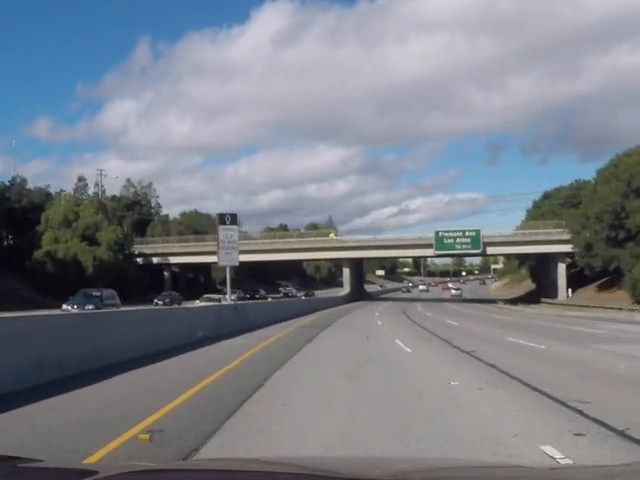
#> input picture frame 48 of my_warping/src/road_video1.mp4, 640 x 480 px, given in place of road_video2.mp4, which was not available
$ python sliding_find.py
#> lines starting #> are read from the running program, lines starting #| are printed output that depends on the picture; after the words box and inside, x2 and y2 are one past the last pixel; in counts of white or black regions, pixels touching at a corner belong together; pictures that were not available may be replaced by others from this repository, and a replacement may not be noted
#!/usr/bin/env python
# -*- coding: utf-8 -*-

import numpy as np
import cv2, random, math, copy

WIDTH = 640
HEIGHT = 480
WARP_W = 640
WARP_H = 480
NUM_WIN = 10
MARGIN = 50
MINPIX = 5

warp_src  = np.array([
    [180, 300],
    [ 20, 400],
    [430, 300],
    [640, 400]
], dtype=np.float32)

warp_dist = np.array([
    [0,0],
    [0,WARP_H],
    [WARP_W,0],
    [WARP_W, WARP_H]
], dtype=np.float32)

calibrated = True
if calibrated:
    mtx = np.array([
        [422.037858, 0.0, 245.895397],
        [0.0, 435.589734, 163.625535],
        [0.0, 0.0, 1.0]
    ])
    dist = np.array([-0.289296, 0.061035, 0.001786, 0.015238, 0.0])
    cal_mtx, cal_roi = cv2.getOptimalNewCameraMatrix(mtx, dist, (WIDTH, HEIGHT), 1, (WIDTH, HEIGHT))

def calibrate_image(frame):
    global WIDTH, HEIGHT
    global mtx, dist
    global cal_mtx, cal_roi

    tf_image = cv2.undistort(frame, mtx, dist, None, cal_mtx)
    x, y, w, h = cal_roi
    tf_image = tf_image[y:y+h, x:x+w]

    return cv2.resize(tf_image, (WIDTH, HEIGHT))

def warp_image(img, src, dst, size):
    M = cv2.getPerspectiveTransform(src, dst)
    Minv = cv2.getPerspectiveTransform(dst, src)
    warp_img = cv2.warpPerspective(img, M, size, flags=cv2.INTER_LINEAR)

    return warp_img, M, Minv

def warp_process_image(img):
    global NUM_WIN
    global MARGIN
    global MINPIX

    blur = cv2.GaussianBlur(img,(5,5), 0)
    H, L, S = cv2.split(cv2.cvtColor(blur, cv2.COLOR_BGR2HLS))
    img = cv2.inRange(L, 150, 255)

    # cv2.imshow('HSL', img)

    # Get hitogram with bottom 20% of img
    histogram = np.sum(img[img.shape[0]//5:,:], axis=0)

    # print(histogram)

    midpoint = int(histogram.shape[0]/2)
    leftx_current = np.argmax(histogram[:midpoint])
    rightx_current = np.argmax(histogram[midpoint:]) + midpoint

    # print(leftx_current, rightx_current)

    window_height = int(img.shape[0]/NUM_WIN)
    nz = img.nonzero()

    left_lane_inds = []
    right_lane_inds = []
    lx, ly, rx, ry = [], [], [], []

    out_img = np.zeros([HEIGHT,WIDTH, 3],dtype=np.uint8)
    out_img.fill(0)

    for window in range(NUM_WIN):

        win_yl = img.shape[0] - (window+1)*window_height
        win_yh = img.shape[0] - window*window_height

        win_xll = leftx_current - MARGIN
        win_xlh = leftx_current + MARGIN
        win_xrl = rightx_current - MARGIN
        win_xrh = rightx_current + MARGIN

        cv2.rectangle(out_img,(win_xll,win_yl),(win_xlh,win_yh),(0,255,0), 2)
        cv2.rectangle(out_img,(win_xrl,win_yl),(win_xrh,win_yh),(0,255,0), 2)

        good_left_inds = ((nz[0] >= win_yl)&(nz[0] < win_yh)&(nz[1] >= win_xll)&(nz[1] < win_xlh)).nonzero()[0]
        good_right_inds = ((nz[0] >= win_yl)&(nz[0] < win_yh)&(nz[1] >= win_xrl)&(nz[1] < win_xrh)).nonzero()[0]

        left_lane_inds.append(good_left_inds)
        right_lane_inds.append(good_right_inds)

        if len(good_left_inds) > MINPIX:
            leftx_current = int(np.mean(nz[1][good_left_inds]))
        if len(good_right_inds) > MINPIX:
            rightx_current = int(np.mean(nz[1][good_right_inds]))

        lx.append(leftx_current)
        ly.append((win_yl + win_yh)/2)

        rx.append(rightx_current)
        ry.append((win_yl + win_yh)/2)

    left_lane_inds = np.concatenate(left_lane_inds)
    right_lane_inds = np.concatenate(right_lane_inds)

    lfit = np.polyfit(np.array(ly),np.array(lx),2)
    rfit = np.polyfit(np.array(ry),np.array(rx),2)

    out_img[nz[0][left_lane_inds], nz[1][left_lane_inds]] = [255, 0, 0]
    out_img[nz[0][right_lane_inds] , nz[1][right_lane_inds]] = [0, 0, 255]
    cv2.imshow("viewer", out_img)

    return lfit, rfit

def draw_lane(image, warp_img, Minv, left_fit, right_fit):
    global WIDTH, HEIGHT

    yMax = warp_img.shape[0]
    ploty = np.linspace(0, yMax-1, yMax)
    color_warp = np.zeros_like(warp_img).astype(np.uint8)

    left_fitx = left_fit[0]*ploty**2 + left_fit[1]*ploty + left_fit[2]
    right_fitx = right_fit[0]*ploty**2 + right_fit[1]*ploty + right_fit[2]

    pts_left = np.array([np.transpose(np.vstack([left_fitx, ploty]))])
    pts_right = np.array([np.flipud(np.transpose(np.vstack([right_fitx, ploty])))])
    pts = np.hstack((pts_left, pts_right))

    color_warp = cv2.fillPoly(color_warp, np.int_([pts]), (0, 255, 0))
    newwarp = cv2.warpPerspective(color_warp, Minv, (WIDTH, HEIGHT))

    return cv2.addWeighted(image, 1, newwarp, 0.3, 0)

def start():

    #cap = cv2.VideoCapture("xycar_track1.mp4")
    #cap = cv2.VideoCapture("road_video1.mp4")
    cap = cv2.VideoCapture("road_video2.mp4")

    while True:

        ret, image = cap.read()
#> image is the input picture: shape (480, 640, 3); mean B, G, R 137.2, 128.5, 123.1

        if ret:
            cal_image = calibrate_image(image)
#> in calibrate_image, `tf_image = cv2.undistort(frame, mtx, dist, None, cal_mtx)`:
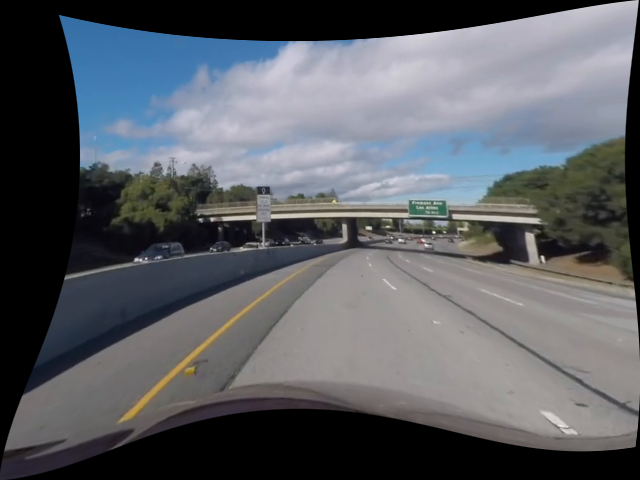
#> tf_image: shape (480, 640, 3); mean B, G, R 99.8, 94.2, 90.9
#> in calibrate_image, `tf_image = tf_image[y:y+h, x:x+w]`:
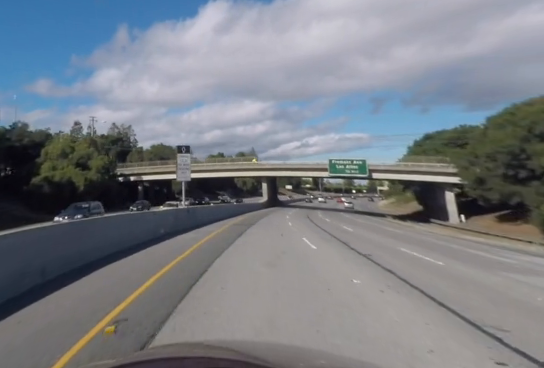
#> tf_image: shape (368, 544, 3); mean B, G, R 133.7, 126.5, 121.7
#> in calibrate_image, `return cv2.resize(tf_image, (WIDTH, HEIGHT))`:
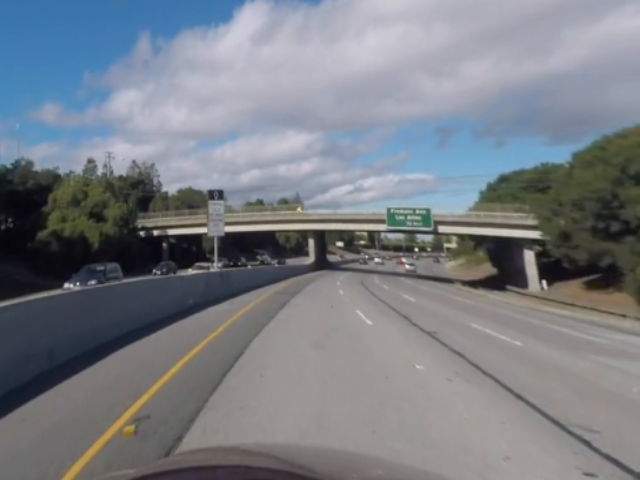
#> returned value: shape (480, 640, 3); mean of channels 0, 1, 2 133.6, 126.4, 121.6; drawn as B, G, R

            # cv2.imshow('calibration', cal_image)
            # cv2.waitKey(1)

            warp_img, M, Minv = warp_image(cal_image, warp_src, warp_dist, (WARP_W, WARP_H))
#> in warp_image, `warp_img = cv2.warpPerspective(img, M, size, flags=cv2.INTER_LINEAR)`:
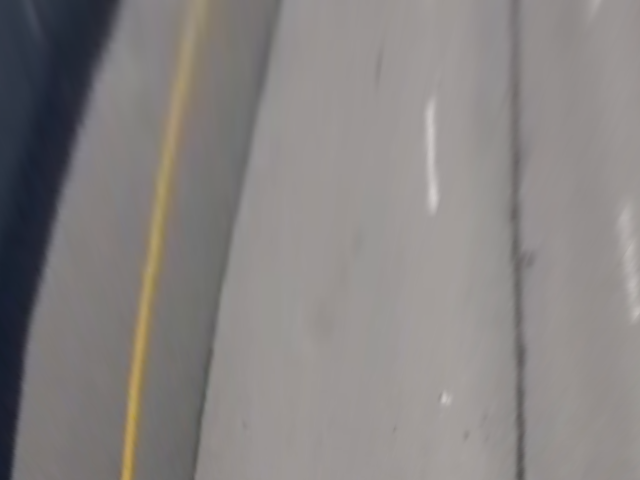
#> warp_img: shape (480, 640, 3); mean B, G, R 129.9, 130.9, 134.7
#> M = [[-0.744, -1.19, 491.2], [1.78e-16, -3.46, 1038.1], [0, -0.0043, 1]]; Minv = [[0.391, -0.358, 180], [-1.27e-16, -0.289, 300], [-4.23e-19, -0.00124, 1]]

            cv2.imshow('warp image', warp_img)
            cv2.waitKey(1)

            left_fit, right_fit = warp_process_image(warp_img)
#> in warp_process_image, `H, L, S = cv2.split(cv2.cvtColor(blur, cv2.COLOR_BGR2HLS))`:
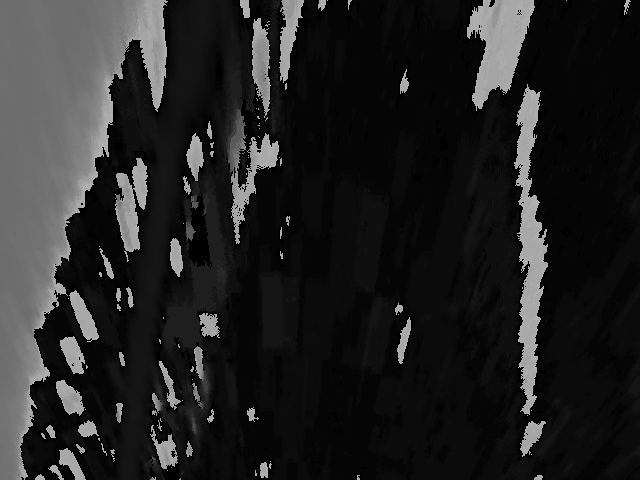
#> H: shape (480, 640); min 0, max 177, mean 35
#> in warp_process_image, `img = cv2.inRange(L, 150, 255)`:
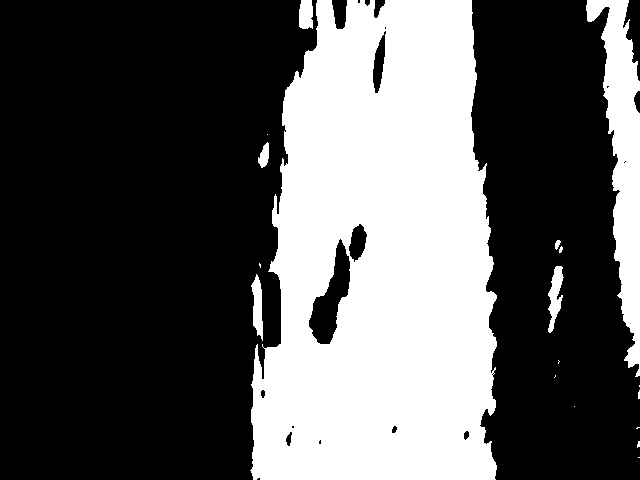
#> img: shape (480, 640); 34.6% white; 18 white regions (11 under 20 px), largest, box (x1, y1, x2, y2) and area: (250, 0, 497, 480) 95581, (586, 0, 640, 377) 8992, (548, 266, 564, 333) 569
#> in warp_process_image, `histogram = np.sum(img[img.shape[0]//5:,:], axis=0)`: histogram = 640 values, max 97920 at index 294, min 0 at index 0, mean 35042.6
#> in warp_process_image, `leftx_current = np.argmax(histogram[:midpoint])`: leftx_current = 294
#> in warp_process_image, `rightx_current = np.argmax(histogram[midpoint:]) + midpoint`: rightx_current = 367
#> in warp_process_image, `nz = img.nonzero()`: nz = 106308 positions, rows 0 to 479, columns 250 to 639
#> the loop in warp_process_image, `for window in range(NUM_WIN): ` made 10 passes
#> (win_xll, win_xlh, win_xrl, win_xrh, leftx_current, rightx_current) on passes 1 to 10: (244, 344, 317, 417, 297, 366), (247, 347, 316, 416, 299, 365), (249, 349, 315, 415, 303, 365), (253, 353, 315, 415, 303, 374), (253, 353, 324, 424, 305, 380), (255, 355, 330, 430, 314, 380), (264, 364, 330, 430, 321, 379), (271, 371, 329, 429, 326, 378), (276, 376, 328, 428, 335, 377), (285, 385, 327, 427, 344, 379)
#> after the loop in warp_process_image, `for window in range(NUM_WIN):`: out_img: shape (480, 640, 3); mean of channels 0, 1, 2 0, 8.7, 0
#> after the loop in warp_process_image, `for window in range(NUM_WIN):`: left_lane_inds = 10 items; lx = [297, 299, 303, 303, 305, 314, 321, 326, 335, 344]; ly = [456, 408, 360, 312, 264, 216, 168, 120, 72, 24]; right_lane_inds = 10 items; rx = [366, 365, 365, 374, 380, 380, 379, 378, 377, 379]; ry = [456, 408, 360, 312, 264, 216, 168, 120, 72, 24]
#> in warp_process_image, `lfit = np.polyfit(np.array(ly),np.array(lx),2)`: lfit = [0.000225, -0.216, 349.2]
#> in warp_process_image, `rfit = np.polyfit(np.array(ry),np.array(rx),2)`: rfit = [-0.000145, 0.034, 377.2]
#> in warp_process_image, `out_img[nz[0][left_lane_inds], nz[1][left_lane_inds]] = [255, 0, 0]`: out_img: shape (480, 640, 3); mean of channels 0, 1, 2 31, 5.4, 0
#> in warp_process_image, `out_img[nz[0][right_lane_inds] , nz[1][right_lane_inds]] = [0, 0, 255]`: out_img: shape (480, 640, 3); mean of channels 0, 1, 2 18.5, 2.9, 37.2
#> left_fit = [0.000225, -0.216, 349.2]; right_fit = [-0.000145, 0.034, 377.2]
            lane_img = draw_lane(cal_image, warp_img, Minv, left_fit, right_fit)
#> in draw_lane, `left_fitx = left_fit[0]*ploty**2 + left_fit[1]*ploty + left_fit[2]`: left_fitx = 480 values, max 349.2 at index 0, min 297.5 at index 479, mean 314.8
#> in draw_lane, `right_fitx = right_fit[0]*ploty**2 + right_fit[1]*ploty + right_fit[2]`: right_fitx = 480 values, max 379.2 at index 117, min 360.3 at index 479, mean 374.3
#> in draw_lane, `pts_left = np.array([np.transpose(np.vstack([left_fitx, ploty]))])`: pts_left = 480 pairs, first value 297.5 to 349.2, second value 0 to 479
#> in draw_lane, `pts_right = np.array([np.flipud(np.transpose(np.vstack([right_fitx, pl..`: pts_right = 480 pairs, first value 360.3 to 379.2, second value 0 to 479
#> in draw_lane, `pts = np.hstack((pts_left, pts_right))`: pts = 960 pairs, first value 297.5 to 379.2, second value 0 to 479
#> in draw_lane, `newwarp = cv2.warpPerspective(color_warp, Minv, (WIDTH, HEIGHT))`:
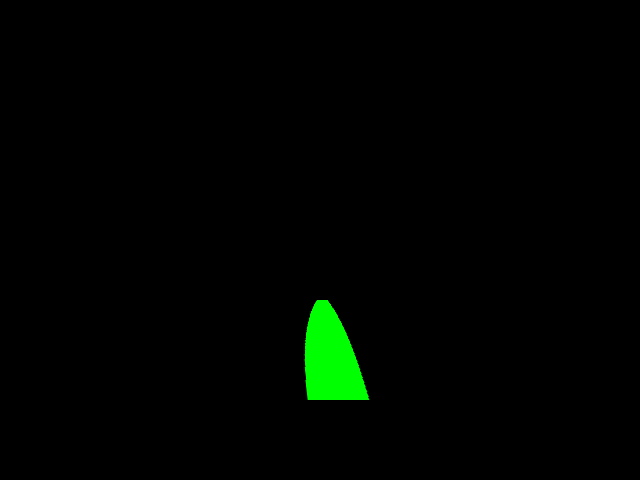
#> newwarp: shape (480, 640, 3); mean of channels 0, 1, 2 0, 3.7, 0; drawn as B, G, R

            cv2.imshow('Sliding Window', lane_img)
            cv2.waitKey(1)


if __name__ == '__main__':
    start()

$ run again, starting later in the video
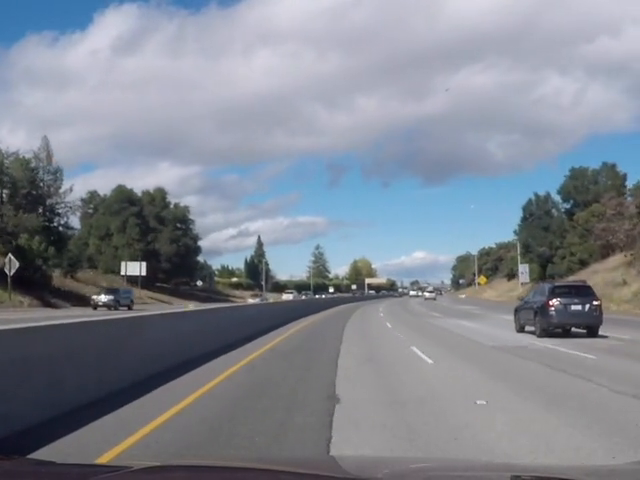
#> input picture frame 217 of my_warping/src/road_video1.mp4, 640 x 480 px, given in place of road_video2.mp4, which was not available
#> in start, image is the input picture: shape (480, 640, 3); mean B, G, R 146.5, 135.8, 129.7
#> M = [[-0.744, -1.19, 491.2], [1.78e-16, -3.46, 1038.1], [0, -0.0043, 1]]; Minv = [[0.391, -0.358, 180], [-1.27e-16, -0.289, 300], [-4.23e-19, -0.00124, 1]]
#> in warp_process_image, `img = cv2.inRange(L, 150, 255)`:
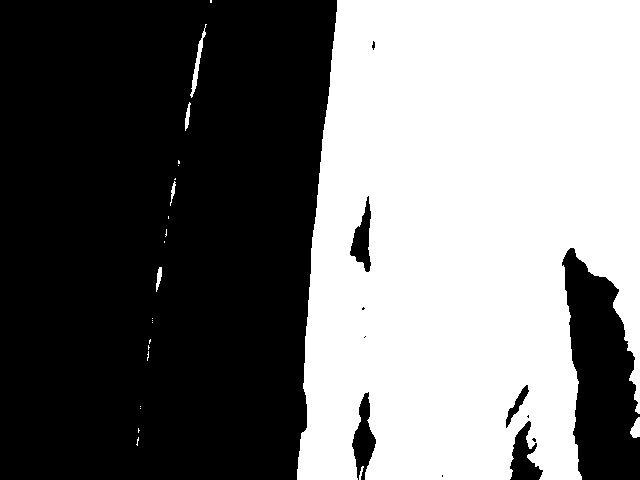
#> img: shape (480, 640); 46% white; 24 white regions (17 under 20 px), largest, box (x1, y1, x2, y2) and area: (297, 0, 640, 480) 140445, (190, 24, 207, 98) 271, (630, 417, 640, 438) 142
#> histogram = 640 values, max 97920 at index 328, min 0 at index 0, mean 44411
#> in warp_process_image, `leftx_current = np.argmax(histogram[:midpoint])`: leftx_current = 319
#> in warp_process_image, `rightx_current = np.argmax(histogram[midpoint:]) + midpoint`: rightx_current = 328
#> nz = 141199 positions, rows 0 to 479, columns 136 to 639
#> the loop in warp_process_image, `for window in range(NUM_WIN): ` made 10 passes
#> (win_xll, win_xlh, win_xrl, win_xrh, leftx_current, rightx_current) on passes 1 to 8: (269, 369, 278, 378, 327, 332), (277, 377, 282, 382, 338, 341), (288, 388, 291, 391, 345, 347), (295, 395, 297, 397, 350, 351), (300, 400, 301, 401, 354, 354), (304, 404, 304, 404, 358, 358), (308, 408, 308, 408, 363, 363), (313, 413, 313, 413, 368, 368)
#> after the loop in warp_process_image, `for window in range(NUM_WIN):`: left_lane_inds = 10 items; lx = [327, 338, 345, 350, 354, 358, 363, 368, 373, 378]; ly = [456, 408, 360, 312, 264, 216, 168, 120, 72, 24]; right_lane_inds = 10 items; rx = [332, 341, 347, 351, 354, 358, 363, 368, 373, 378]; ry = [456, 408, 360, 312, 264, 216, 168, 120, 72, 24]
#> lfit = [-7.89e-05, -0.071, 378.5]
#> rfit = [-2.79e-05, -0.0854, 379.1]
#> left_fit = [-7.89e-05, -0.071, 378.5]; right_fit = [-2.79e-05, -0.0854, 379.1]
#> left_fitx = 480 values, max 378.5 at index 0, min 326.4 at index 479, mean 355.4
#> right_fitx = 480 values, max 379.1 at index 0, min 331.8 at index 479, mean 356.5
#> pts_left = 480 pairs, first value 326.4 to 378.5, second value 0 to 479
#> pts_right = 480 pairs, first value 331.8 to 379.1, second value 0 to 479
#> pts = 960 pairs, first value 326.4 to 379.1, second value 0 to 479
#> in draw_lane, `color_warp = cv2.fillPoly(color_warp, np.int_([pts]), (0, 255, 0))`:
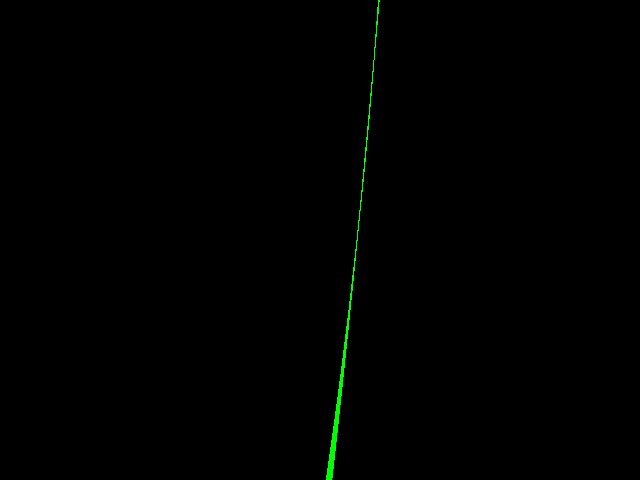
#> color_warp: shape (480, 640, 3); mean of channels 0, 1, 2 0, 0.9, 0; drawn as B, G, R

$ run again, starting later in the video
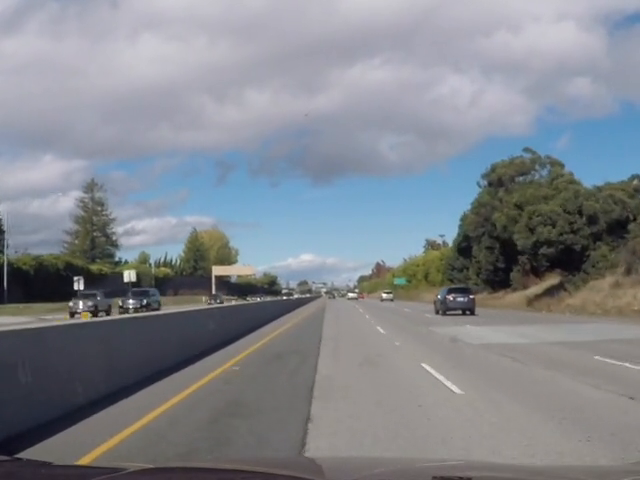
#> input picture frame 387 of my_warping/src/road_video1.mp4, 640 x 480 px, given in place of road_video2.mp4, which was not available
#> in start, image is the input picture: shape (480, 640, 3); mean B, G, R 141.2, 134.4, 130
#> M = [[-0.744, -1.19, 491.2], [1.78e-16, -3.46, 1038.1], [0, -0.0043, 1]]; Minv = [[0.391, -0.358, 180], [-1.27e-16, -0.289, 300], [-4.23e-19, -0.00124, 1]]
#> in warp_process_image, `img = cv2.inRange(L, 150, 255)`:
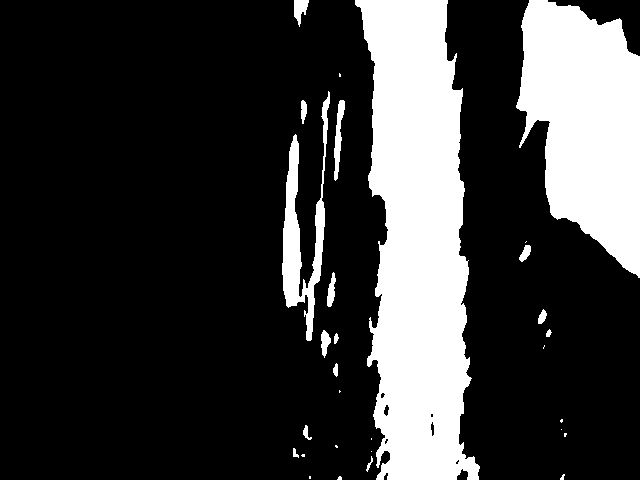
#> img: shape (480, 640); 22.9% white; 30 white regions (14 under 20 px), largest, box (x1, y1, x2, y2) and area: (355, 0, 480, 480) 41171, (516, 0, 640, 278) 23722, (282, 91, 330, 341) 3771
#> histogram = 640 values, max 97920 at index 390, min 0 at index 0, mean 21032.3
#> in warp_process_image, `leftx_current = np.argmax(histogram[:midpoint])`: leftx_current = 294
#> in warp_process_image, `rightx_current = np.argmax(histogram[midpoint:]) + midpoint`: rightx_current = 390
#> nz = 70349 positions, rows 0 to 479, columns 282 to 639
#> the loop in warp_process_image, `for window in range(NUM_WIN): ` made 10 passes
#> (win_xll, win_xlh, win_xrl, win_xrh, leftx_current, rightx_current) on passes 1 to 8: (244, 344, 340, 440, 308, 409), (258, 358, 359, 459, 309, 417), (259, 359, 367, 467, 326, 419), (276, 376, 369, 469, 312, 420), (262, 362, 370, 470, 300, 421), (250, 350, 371, 471, 301, 422), (251, 351, 372, 472, 306, 415), (256, 356, 365, 465, 324, 416)
#> after the loop in warp_process_image, `for window in range(NUM_WIN):`: left_lane_inds = 10 items; lx = [308, 309, 326, 312, 300, 301, 306, 324, 363, 387]; ly = [456, 408, 360, 312, 264, 216, 168, 120, 72, 24]; right_lane_inds = 10 items; rx = [409, 417, 419, 420, 421, 422, 415, 416, 412, 404]; ry = [456, 408, 360, 312, 264, 216, 168, 120, 72, 24]
#> in warp_process_image, `left_lane_inds = np.concatenate(left_lane_inds)`: left_lane_inds = 7456 values, max 70254 at index 108, min 15 at index 5031, mean 30299.3
#> lfit = [0.000996, -0.612, 394.2]
#> rfit = [-0.000289, 0.153, 401]
#> left_fit = [0.000996, -0.612, 394.2]; right_fit = [-0.000289, 0.153, 401]
#> left_fitx = 480 values, max 394.2 at index 0, min 300.2 at index 307, mean 323.9
#> right_fitx = 480 values, max 421.2 at index 264, min 401 at index 0, mean 415.4
#> pts_left = 480 pairs, first value 300.2 to 394.2, second value 0 to 479
#> pts_right = 480 pairs, first value 401 to 421.2, second value 0 to 479
#> pts = 960 pairs, first value 300.2 to 421.2, second value 0 to 479
#> in draw_lane, `return cv2.addWeighted(image, 1, newwarp, 0.3, 0)`:
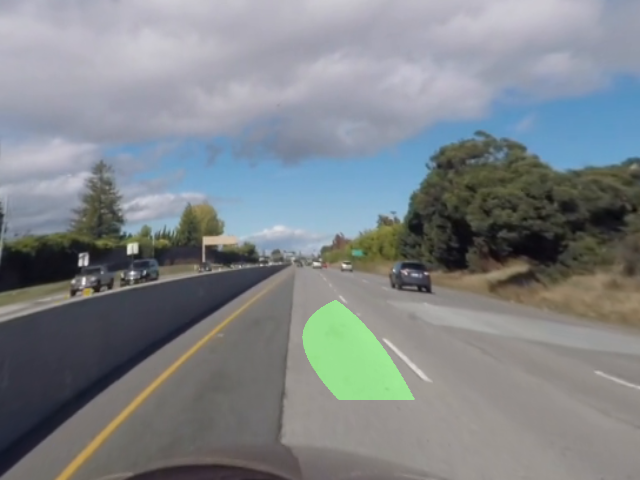
#> returned value: shape (480, 640, 3); mean of channels 0, 1, 2 136.6, 132.9, 127.6; drawn as B, G, R
